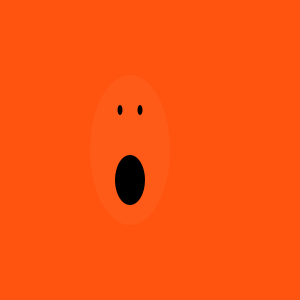
Frame 1 (no input)
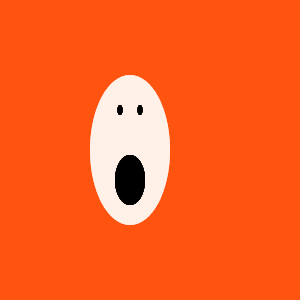
Frame 60 (the mouse pressed at the canvas centre just before this capture)
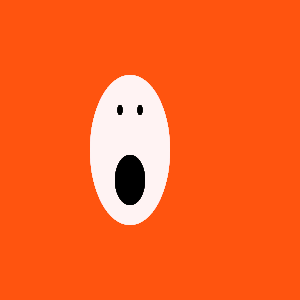
Frame 120 (the mouse held since frame 60 and released just before this capture)

The Processing sketch that drew these frames (run headless with seeded random() and noise(); from frame 60 on, the mouse is pressed at the canvas centre):

// Processing sketch: processing_118933
// ── processing_118933.pde

void setup(){
size(300,300);
background(255,84,15);
}
void draw(){
//Corpo
noStroke();
fill(255,10);
ellipseMode(CENTER);
ellipse(130,150,80,150);
//Olhos
fill(0);
ellipse(120,110,5,10);
fill(0);
ellipse(140,110,5,10);
//Boca
fill(0);
ellipse(130,180,30,50);
}
void mousePressed(){
  fill(255);
 textSize(70);
text("BOO!!", 10, 60); 
}
void mouseMoved(){
  background(0);
  fill(252,104,5);
  textSize(25);
  text("THIS IS HALLOWEEN!!!",40,290);
}
